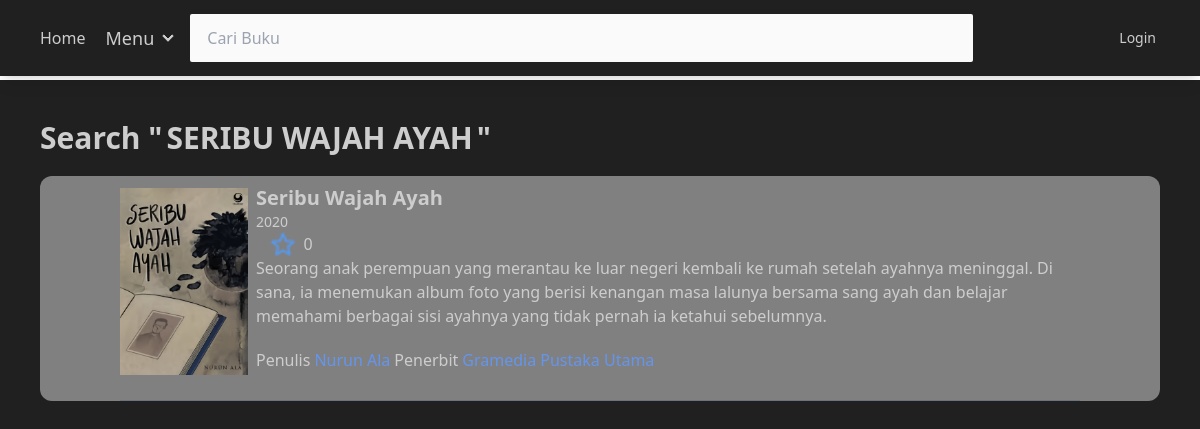
Page /search.php?keyword=Seribu Wajah Ayah on the committed database.
### tables this page shows
CREATE TABLE `buku` (
  `buku_id` int NOT NULL,
  `judul` varchar(255) NOT NULL,
  `rating` decimal(3,1) NOT NULL,
  `sinopsis` text,
  `gambar` varchar(255) DEFAULT NULL,
  `penulis` varchar(255) NOT NULL,
  `penerbit` varchar(255) NOT NULL,
  `tahun` int NOT NULL,
  `favorit` int NOT NULL DEFAULT '0',
  `pembaca` decimal(8,4) NOT NULL,
  `halaman` varchar(255) NOT NULL
);

### src/function.php (called while the page is built, shortened)
<?php
function connectDatabase() {
    $conn = mysqli_connect("localhost", "root", "", "rekomendasi_db");
    return $conn;
}
function searchbuku($keyword) {
    $conn = connectDatabase();
    $template = "SELECT * FROM buku WHERE judul LIKE ? ORDER BY judul ASC";
    $stmt = mysqli_prepare($conn, $template);
    $keyword = "%{$keyword}%";
    mysqli_stmt_bind_param($stmt, "s", $keyword);
    mysqli_stmt_execute($stmt);
    $result = mysqli_stmt_get_result($stmt);
    return $result;
}
?>

### src/search.php (the view, shortened to what this page needs)
<?php
require 'function.php';
$conn = connectDatabase();
if (isset($_GET['keyword'])) {
    $keyword = $_GET['keyword'];
    $result = searchbuku($keyword);
} else {
}
$username = isset($_SESSION['username']) ? $_SESSION['username'] : null;
$queryUR = "SELECT buku_id, AVG(user_rating) AS avg_rating FROM komentar GROUP BY buku_id";
$resultUR = mysqli_query($conn, $queryUR);
$average_ratings = array();
while ($row = mysqli_fetch_assoc($resultUR)) {
    $buku_id = $row['buku_id'];
    $avg_rating = $row['avg_rating'];
    $average_ratings[$buku_id] = round($avg_rating, 2);
}
?>
<!DOCTYPE html>
<html lang="en">
<head>
    <link href="./output.css" rel="stylesheet">
    <link href="https://cdn.jsdelivr.net/npm/daisyui@4.7.2/dist/full.min.css" rel="stylesheet" type="text/css" />
    <script src="https://cdn.tailwindcss.com"></script>
</head>
<body class=" font-ibm " data-theme="business">
    <div class="navbar flex justify-between bg-base-100 fixed top-0 left-0 w-full z-50 shadow-lg px-10">
        <div class="w-10/12 ">
            <a class="flex items-center " href="index.php">
                <p>Home</p>
            </a>
            <div class="flex-none  ">
                <ul class="menu menu-horizontal px-1">
                    <li>
                        <details>
                            <summary class="text-lg">
                                Menu
                            </summary>
                        </details>
                    </li>
                </ul>
            </div>
            <div class="flex-grow  mx-auto w-full">
                <div class="form-control mx-auto w-auto ">
                    <form action="" method="get" class="search">
                        <input type="text" placeholder="Cari Buku" class="input input-ed w-full bg-neutral-50" name="keyword" autocomplete="off"/>
                    </form>
                </div>
            </div>
        </div>
        <div class="w-2/10 ">
            <div class=" w-full ">
                <ul class="menu menu-horizontal px-1 mx-auto">
                    <div class="flex items-center ">
                        <?php
                            if(!isset($username)){
                                echo    "<a href='login.php'>
                                            <div class='flex items-center h-10 my-auto mx-auto'>
                                                <li>Login</li>
                                            </div>
                                        </a>";
                            }
                            ?>
                    </div>
                </ul>
            </div>
        </div>
    </div>
    <div class="flex flex-col justify-start mt-20 w-full min-h-screen">
        <div class="flex w-auto mt-10 ">
            <div class="ml-10 mr-1 text-3xl font-semibold">Search "</div>
            <div class="mr-1 text-3xl font-semibold"><?php echo strtoupper($_GET['keyword']); ?></div>
            <div class="mr-1 text-3xl font-semibold">"</div>
        </div>
        <div class=" mx-10 bg-gray-800 rounded-xl mt-5 flex flex-col px-20" style="background-color:#808080">
            <?php if (isset($result) && mysqli_num_rows($result) > 0): ?>
                <?php foreach ($result as $buku): ?>
                    <div class="flex flex-col">
                        <div class="flex border-b border-gray-500">
                            <a href="detail.php?id=<?php echo $buku['buku_id']; ?>">
                                <img src="img/<?php echo $buku['gambar'];?>" alt=" " class="max-w-32  py-3">
                            </a>
                            <div class="flex flex-col p-2 ">
                                <a  href="detail.php?id=<?php echo $buku['buku_id']; ?>" class="font-bold text-xl"><?php echo $buku['judul']; ?></a>
                                <div class="text-sm"><?php echo $buku['tahun']?></div>
                                <div class="flex">
                                    <img src="img/mafilmstar.png" alt="star" class="h-6 w-auto mr-1 ml-3">
                                    <div>
                                        <?php
                                            if(isset($average_ratings[$buku['buku_id']])) {
                                                echo $average_ratings[$buku['buku_id']];
                                            } else {
                                                echo "0";
                                            }
                                        ?>
                                    </div>
                                </div>
                                <div class=""><?php echo $buku['sinopsis']?></div>
                                <div class="py-5 flex">
                                    <div class="mr-1">Penulis</div>
                                    <div class="mr-1 " style="color: cornflowerblue;"><?php echo $buku['penulis']?></div>
                                    <div class="mr-1">Penerbit</div>
                                    <div class="mr-3" style="color: cornflowerblue;"><?php echo $buku['penerbit']?></div>
                                </div>
                            </div>
                        </div>
                    </div>
                <?php endforeach; ?>
            <?php else: ?>
                <p>Tidak ada hasil yang ditemukan.</p>
            <?php endif; ?>
        </div>
    </div>
</body>
</html>

### rows in the picture
buku: gambar (picture), judul "Seribu Wajah Ayah", tahun "2020", sinopsis "Seorang anak perempuan yang merantau ke luar negeri kembali ke rumah setelah ayahnya meninggal. Di sana, ia menemukan album foto yang berisi kenangan masa lalunya bersama sang ayah dan belajar memahami berbagai sisi ayahnya yang tidak pernah ia ketahui sebelumnya."

### other values in the picture
$_GET['keyword'] "SERIBU WAJAH AYAH"
